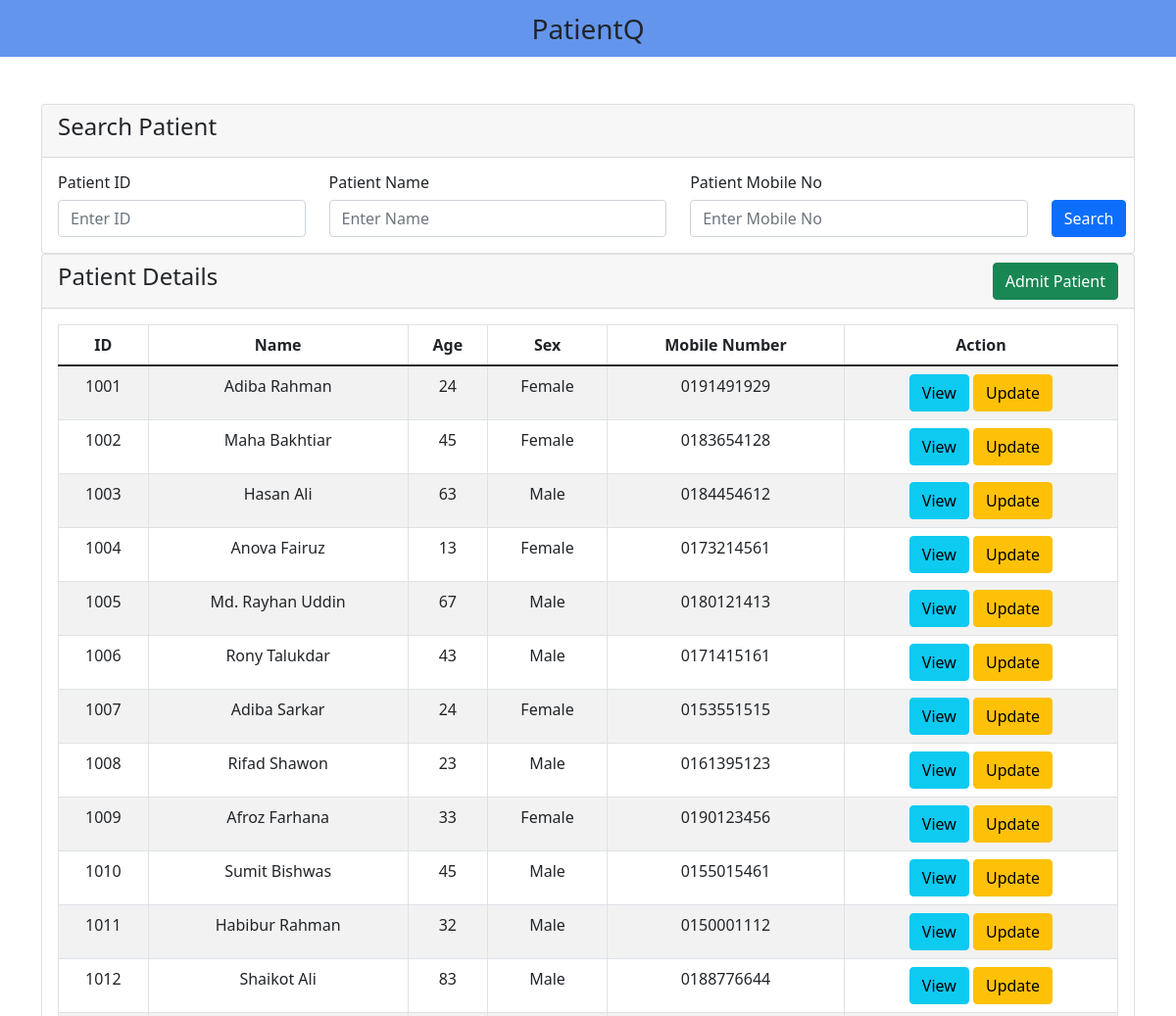
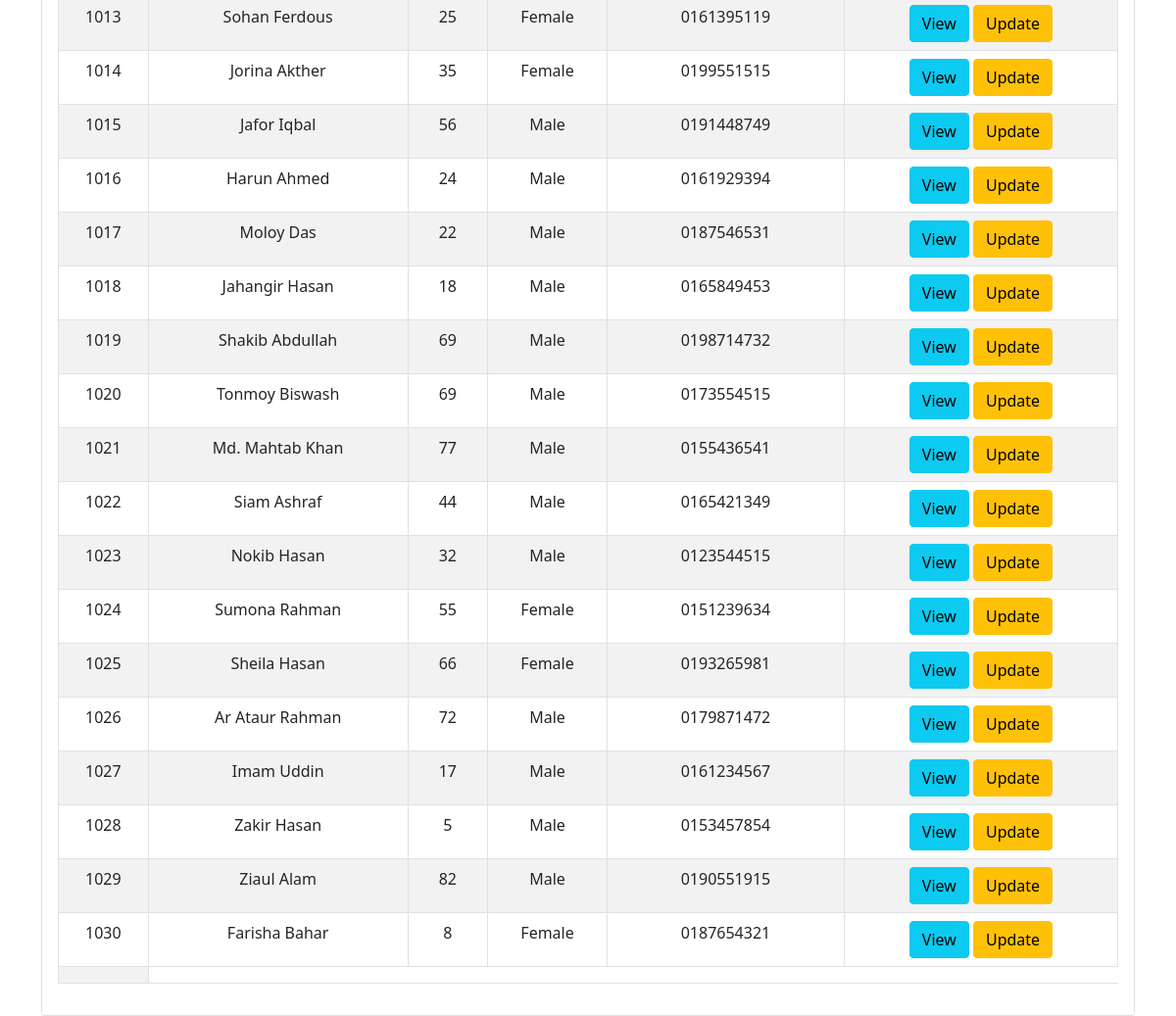
/v_01/search-patient.php, run on the app's committed database (2 pictures, top to bottom).
### tables this page shows
create table patient (
    p_id int auto_increment,
    p_name varchar(30),
    p_age smallint,
    p_sex varchar(1),
    mobile_no varchar(15),
    address varchar(40),
    isResident varchar(1),
    room_no varchar(10),
    primary key (p_id),
    check (isResident = '0' or isResident = '1'),
    check (p_sex = 'F' or p_sex = 'M')
);

### v_01/search-patient.php (the view, shortened to what this page needs)
<?php
    include('includes/header.php');
?>
<div class="container mt-5">
<div class="row">
    <div class="col-md-12">
        <div class="card">
            <div class="card-header">
                <h4>Search Patient</h4>
            </div>
            <div class="card-body">
                <div class="row">
                    <div class="col-md-12">
                        <form action="" method="GET">
                            <div class="row">
                                <div class="col-sm-3">
                                    <p class="h6">Patient ID</p>
                                    <input type="number" name="search_p_id" value="<?php if (isset($_GET['search_p_id'])) {echo $_GET['search_p_id']; } ?>" class="form-control" placeholder="Enter ID" >
                                </div>
                                <div class="col-sm-4">
                                    <p class="h6">Patient Name</p>
                                    <input type="text" name="search_p_name" value="<?php if (isset($_GET['search_p_name'])) {echo $_GET['search_p_name']; } ?>" class="form-control" placeholder="Enter Name">
                                </div>
                                <div class="col-sm-4">
                                    <p class="h6">Patient Mobile No</p>
                                    <input type="number" name="search_mobile_no" value="<?php if (isset($_GET['search_mobile_no'])) {echo $_GET['search_mobile_no']; } ?>" class="form-control" placeholder="Enter Mobile No">
                                </div>
                                <div class="col-sm-1 text-center">
                                    <p class="h6">&nbsp</p>
                                    <button type="submit" class="btn btn-primary">Search</button>
                                </div>
                            </div>
                        </form>
                    </div>
                </div>
            </div>
        </div>
    </div>
    <div class="col-md-12">
        <div class="card">
            <div class="card-header">
                <h4>Patient Details
                    <a href="admit-patient.php" class = "btn btn-success float-end">Admit Patient</a>
                </h4>
            </div>
            <div class="card-body">
                <table class="table table-bordered table-striped">
                    <thead align="center">
                        <tr>
                            <th>ID</th>
                            <th>Name</th>
                            <th>Age</th>
                            <th>Sex</th>
                            <th>Mobile Number</th>
                            <th>Action</th>
                        </tr>
                    </thead>
                    <tbody align="center">
                        <?php
                            include "db-connect.php";
                            $searched_id = $_GET['search_p_id'];
                            $searched_name = $_GET['search_p_name'];
                            $searched_mobile_no = $_GET['search_mobile_no'];
                            if (!$searched_id and !$searched_name and !$searched_mobile_no) {
                                $query = "SELECT * FROM patient";
                            } else if ($searched_id and !$searched_name and !$searched_mobile_no) {
                                $query = "SELECT * FROM patient WHERE p_id = $searched_id";
                            } else if (!$searched_id and $searched_name and !$searched_mobile_no) {
                                $query = "SELECT * FROM patient WHERE p_name LIKE '%$searched_name%' ";
                            } else if (!$searched_id and !$searched_name and $searched_mobile_no) {
                                $query = "SELECT * FROM patient WHERE mobile_no LIKE '%$searched_mobile_no%' ";
                            } else if ($searched_id and $searched_name and !$searched_mobile_no) {
                                $query = "SELECT * FROM patient WHERE p_id = $searched_id AND p_name LIKE '%$searched_name%' ";
                            } else if (!$searched_id and $searched_name and $searched_mobile_no) {
                                $query = "SELECT * FROM patient WHERE p_name LIKE '%$searched_name%' AND mobile_no LIKE '%$searched_mobile_no%' ";
                            } else if ($searched_id and !$searched_name and $searched_mobile_no) {
                                $query = "SELECT * FROM patient WHERE p_id = $searched_id AND mobile_no LIKE '%$searched_mobile_no%' ";
                            } else {
                                $query = "SELECT * FROM patient WHERE p_id = $searched_id AND p_name LIKE '%$searched_name%' AND mobile_no LIKE '%$searched_mobile_no%' ";
                            }
                            $query_run = mysqli_query($connect, $query);
                            if (mysqli_num_rows($query_run) > 0) {
                                foreach ($query_run as $patient) {
                                    ?>
                                    <tr>
                                        <td> <?= $patient['p_id']; ?> </td>
                                        <td> <?= $patient['p_name']; ?> </td>
                                        <td> <?= $patient['p_age']; ?> </td>
                                        <?php if($patient['p_sex'] == 'M' or $patient['p_sex'] == 'm'): ?>
                                            <td>Male</td>
                                        <?php elseif ($patient['p_sex'] == 'F' or $patient['p_sex'] == 'f'): ?>
                                            <td>Female</td>
                                        <?php else: ?>
                                            <td>Fix</td>
                                        <?php endif; ?>
                                        <td> <?= $patient['mobile_no']; ?> </td>
                                        <td>
                                            <a href="view-patient.php?p_id=<?= $patient['p_id']; ?>" class="btn btn-info stn-sm">View</a>
                                            <a href="update-patient.php?p_id=<?= $patient['p_id']; ?>" class="btn btn-warning stn-sm">Update</a>
                                        </td>
                                    </tr>
                                    <?php
                                }
                            } else {
                                ?>
                                    <tr>
                                        <td colspan="9">No Record Found!</td>
                                    </tr>
                                <?php
                            }
                        ?>
                        <tr>
                            <td></td>
                        </tr>
                    </tbody>
                </table>
            </div>
        </div>
    </div>
</div>
</div>
<?php
    include('includes/footer.php');
?>

### data on the page
patient: p_id "1001", p_name "Adiba Rahman", p_age "24", p_sex "Female", mobile_no "0191491929"
patient: p_id "1002", p_name "Maha Bakhtiar", p_age "45", p_sex "Female", mobile_no "0183654128"
patient: p_id "1003", p_name "Hasan Ali", p_age "63", p_sex "Male", mobile_no "0184454612"
patient: p_id "1004", p_name "Anova Fairuz", p_age "13", p_sex "Female", mobile_no "0173214561"
patient: p_id "1005", p_name "Md. Rayhan Uddin", p_age "67", p_sex "Male", mobile_no "0180121413"
patient: p_id "1006", p_name "Rony Talukdar", p_age "43", p_sex "Male", mobile_no "0171415161"
patient: p_id "1007", p_name "Adiba Sarkar", p_age "24", p_sex "Female", mobile_no "0153551515"
patient: p_id "1008", p_name "Rifad Shawon", p_age "23", p_sex "Male", mobile_no "0161395123"
patient: p_id "1009", p_name "Afroz Farhana", p_age "33", p_sex "Female", mobile_no "0190123456"
patient: p_id "1010", p_name "Sumit Bishwas", p_age "45", p_sex "Male", mobile_no "0155015461"
patient: p_id "1011", p_name "Habibur Rahman", p_age "32", p_sex "Male", mobile_no "0150001112"
patient: p_id "1012", p_name "Shaikot Ali", p_age "83", p_sex "Male", mobile_no "0188776644"
patient: p_id "1013", p_name "Sohan Ferdous", p_age "25", p_sex "Female", mobile_no "0161395119"
patient: p_id "1014", p_name "Jorina Akther", p_age "35", p_sex "Female", mobile_no "0199551515"
patient: p_id "1015", p_name "Jafor Iqbal", p_age "56", p_sex "Male", mobile_no "0191448749"
patient: p_id "1016", p_name "Harun Ahmed", p_age "24", p_sex "Male", mobile_no "0161929394"
patient: p_id "1017", p_name "Moloy Das", p_age "22", p_sex "Male", mobile_no "0187546531"
patient: p_id "1018", p_name "Jahangir Hasan", p_age "18", p_sex "Male", mobile_no "0165849453"
patient: p_id "1019", p_name "Shakib Abdullah", p_age "69", p_sex "Male", mobile_no "0198714732"
patient: p_id "1020", p_name "Tonmoy Biswash", p_age "69", p_sex "Male", mobile_no "0173554515"
patient: p_id "1021", p_name "Md. Mahtab Khan", p_age "77", p_sex "Male", mobile_no "0155436541"
patient: p_id "1022", p_name "Siam Ashraf", p_age "44", p_sex "Male", mobile_no "0165421349"
patient: p_id "1023", p_name "Nokib Hasan", p_age "32", p_sex "Male", mobile_no "0123544515"
patient: p_id "1024", p_name "Sumona Rahman", p_age "55", p_sex "Female", mobile_no "0151239634"
patient: p_id "1025", p_name "Sheila Hasan", p_age "66", p_sex "Female", mobile_no "0193265981"
patient: p_id "1026", p_name "Ar Ataur Rahman", p_age "72", p_sex "Male", mobile_no "0179871472"
patient: p_id "1027", p_name "Imam Uddin", p_age "17", p_sex "Male", mobile_no "0161234567"
patient: p_id "1028", p_name "Zakir Hasan", p_age "5", p_sex "Male", mobile_no "0153457854"
patient: p_id "1029", p_name "Ziaul Alam", p_age "82", p_sex "Male", mobile_no "0190551915"
patient: p_id "1030", p_name "Farisha Bahar", p_age "8", p_sex "Female", mobile_no "0187654321"
